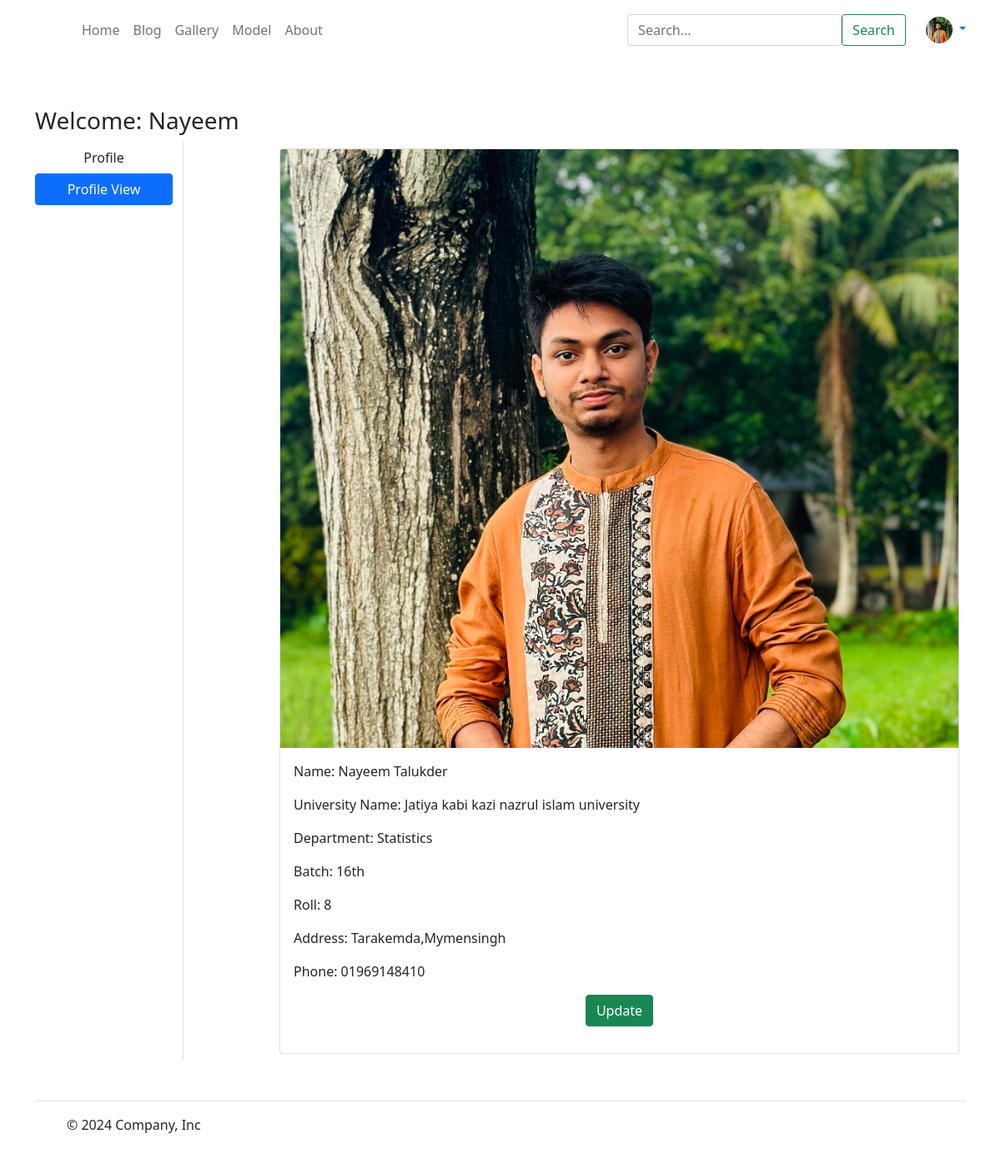
The page /address/ (signed in) on the database its author committed.
### app/models.py (models this page shows, shortened)
class Student(models.Model):
  user = models.ForeignKey(User,on_delete=models.CASCADE)
  name = models.CharField(max_length=200)
  university_name = models.CharField(max_length=200)
  department = models.CharField(max_length=50)
  batch = models.CharField(max_length=50)
  roll = models.IntegerField()
  address = models.CharField(max_length=100)
  phone = models.CharField(default="01",max_length=100)
  student_img = models.ImageField(upload_to='student/')

### app/views.py (the view)
# urls.py: path('address/', views.address,name="address"),
def address(request):
  add = Student.objects.filter(user=request.user)
  return render(request, 'app/address.html',locals())

### app/context_processors.py (called while the page is built)
def student_processor(request):
    if request.user.is_authenticated:
        try:
            student = Student.objects.get(user=request.user)
        except Student.DoesNotExist:
            student = None
    else:
        student = None
    return {'student': student}

### app/templates/app/address.html (shortened to what this page needs)
{% extends 'app/base.html' %}
{% load static %}
{% block main--content %}
<div class="container my-5">
  <div class="row">
    <h3>Welcome: <span class="text-capitalize">{{request.user}}</span></h3>
  <div class="col-sm-2 border-end">
    <ul class="list-unstyled">
      <li class="d-grid"><a href="{% url 'profile' %}" class="btn">Profile</a></li>
      <li class="d-grid"><a href="{% url 'address' %}" class="btn btn-primary">Profile View</a></li>
    </ul>
  </div>
  <div class="col-sm-9 offset-sm-1">
    <div class="row">
    {% for ad in add %}
      <div class="co-sm-6">
        <div class="card m-2">
          <img src="/media/{{ad.student_img}}" class="card-img-top" />
          <div class="card-body">
            <p>Name: {{ad.name}}</p>
            <p>University Name: {{ad.university_name}}</p>
            <p>Department: {{ad.department}}</p>
            <p>Batch: {{ad.batch}}</p>
            <p>Roll: {{ad.roll}}</p>
            <p>Address: {{ad.address}}</p>
            <p>Phone: {{ad.phone}}</p>
            <p class="text-center"><a href="{% url 'updateaddress' pk=ad.id %}" class="btn btn-success" type="button">Update</a></p>
          </div>
        </div>
      </div>
    {% endfor %}
  </div>
</div>
</div>
</div>
{% endblock main--content %}

### app/templates/app/base.html (shortened to what this page needs)
<!DOCTYPE html>
{% load static %}
<html lang="en">
  <head>
    <link
      href="https://cdn.jsdelivr.net/npm/bootstrap@5.0.2/dist/css/bootstrap.min.css"
      rel="stylesheet"
    />
    <link rel="stylesheet" href="{% static 'app/css/owl.carousel.min.css' %}" />
    <link rel="stylesheet" href="{% static 'app/css/all.min.css' %}" />
    <link rel="stylesheet" href="{% static 'app/css/style.css' %}" />
    <link rel="stylesheet" href="{% static 'app/css/gallery.css' %}" />
    <link rel="stylesheet" href="{% static 'app/css/about.css' %}" />
    <link rel="stylesheet" href="{% static 'app/css/model.css' %}" />
  </head>
  <body>
    <header>
      <div class="container">
        <div
          class="d-flex flex-wrap align-items-center justify-content-center justify-content-lg-start mt-lg-3"
        >
          <a
            href="/"
            class="d-flex align-items-center mb-2 mb-lg-0 text-white text-decoration-none"
          >
            <svg
              class="bi me-2"
              width="40"
              height="32"
              role="img"
              aria-label="Bootstrap"
            >
              <use xlink:href="#bootstrap"></use>
            </svg>
          </a>
          <ul
            class="nav col-12 col-lg-auto me-lg-auto mb-2 justify-content-center mb-md-0"
          >
            <li>
              <a href="{% url 'home' %}" class="nav-link px-2 text-secondary"
                >Home</a
              >
            </li>
            <li>
              <a href="{% url 'blog_list' %}" class="nav-link px-2 text-secondary">Blog</a>
            </li>
            <li>
              <a href="{% url 'gallery' %}" class="nav-link px-2 text-secondary"
                >Gallery</a
              >
            </li>
            <li><a href="{% url 'models_list' %}" class="nav-link px-2 text-secondary">Model</a></li>
            <li>
              <a href="{% url 'about' %}" class="nav-link px-2 text-secondary"
                >About</a
              >
            </li>
          </ul>
          <form class="col-12 col-lg-auto mb-3 mb-lg-0 me-lg-3 d-flex justify-content-between" role="search" method="get">
            <input type="search" class="form-control form-control-dark text-bg-success" placeholder="Search..." aria-label="Search" name="blogtitle">
            <button type="submit" class="btn btn-outline-success me-2">Search</button>
        </form>
          {% if request.user.is_authenticated %}
          <div class="dropdown text-end">
            <a
              href="#"
              class="d-block link-body-emphasis text-decoration-none dropdown-toggle"
              data-bs-toggle="dropdown"
              aria-expanded="false"
            >
              <img
                src="{{ student.student_img.url }}"
                alt="{{ student.name }}"
                width="32"
                height="32"
                class="rounded-circle"
              />
            </a>
          </div>
          {% endif %}
        </div>
        <br />
      </div>
    </header>
    {% block main--content %} {% endblock main--content %}
    <div class="container">
      <footer
        class="d-flex flex-wrap justify-content-between align-items-center py-3 my-4 border-top"
      >
        <div class="col-md-4 d-flex align-items-center">
          <a
            href="/"
            class="mb-3 me-2 mb-md-0 text-body-secondary text-decoration-none lh-1"
          >
            <svg class="bi" width="30" height="24">
              <use xlink:href="#bootstrap"></use>
            </svg>
          </a>
          <span class="mb-3 mb-md-0 text-body-secondary"
            >© 2024 Company, Inc</span
          >
        </div>
        <ul class="nav col-md-4 justify-content-end list-unstyled d-flex">
          <li class="ms-3">
            <a class="text-body-secondary" href="#"
              ><svg class="bi" width="24" height="24">
                <use xlink:href="#twitter"></use></svg
            ></a>
          </li>
          <li class="ms-3">
            <a class="text-body-secondary" href="#"
              ><svg class="bi" width="24" height="24">
                <use xlink:href="#instagram"></use></svg
            ></a>
          </li>
          <li class="ms-3">
            <a class="text-body-secondary" href="#"
              ><svg class="bi" width="24" height="24">
                <use xlink:href="#facebook"></use></svg
            ></a>
          </li>
        </ul>
      </footer>
    </div>
  </body>
</html>

### app/static/app/css/gallery.css (style rules this page uses)
* { box-sizing: border-box; }

### rows shown on the page
Student: student_img (picture), name "Nayeem Talukder", university_name "Jatiya kabi kazi nazrul islam university", department "Statistics", batch "16th", roll "8", address "Tarakemda,Mymensingh", phone "01969148410"

### other values the page prints
{{ request.user }} "Nayeem"
